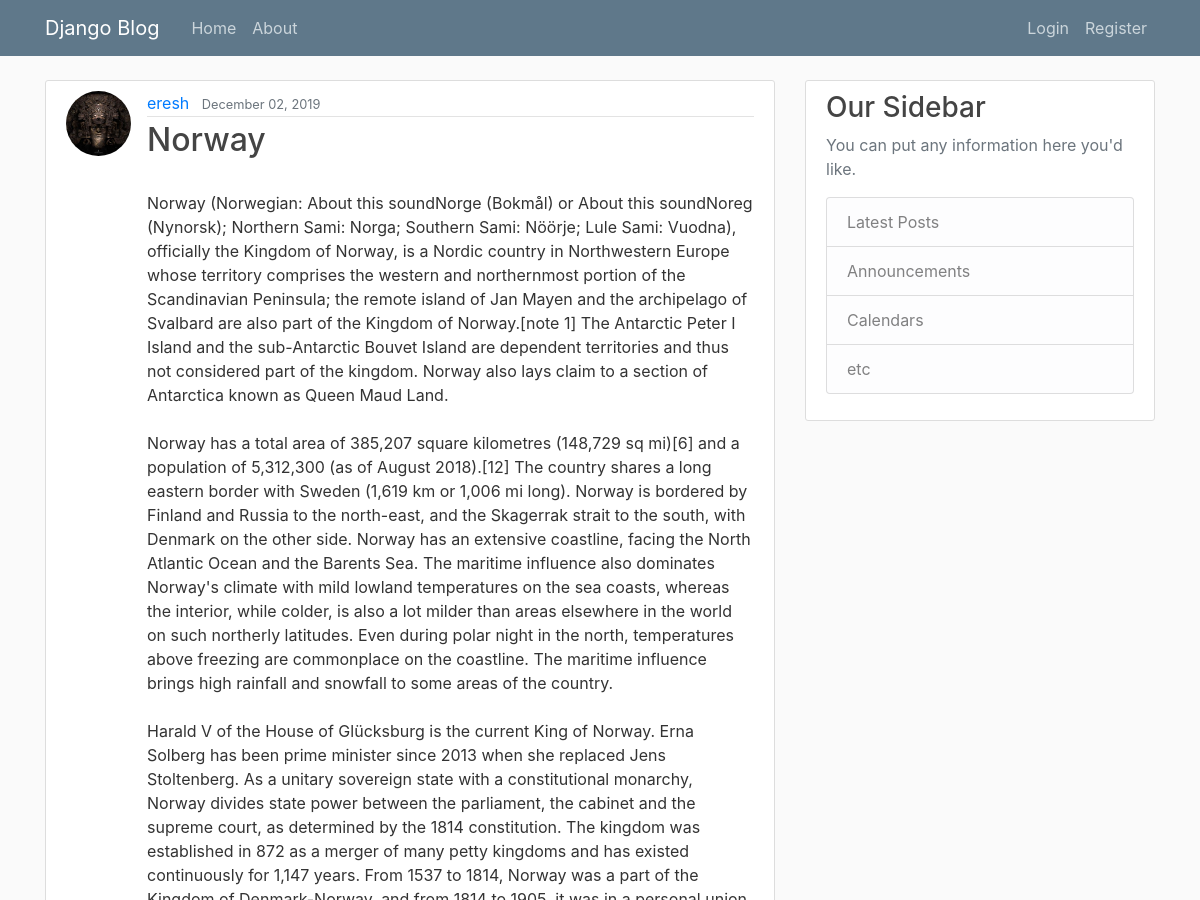
The app's page /post/8/ (upper part), older data.
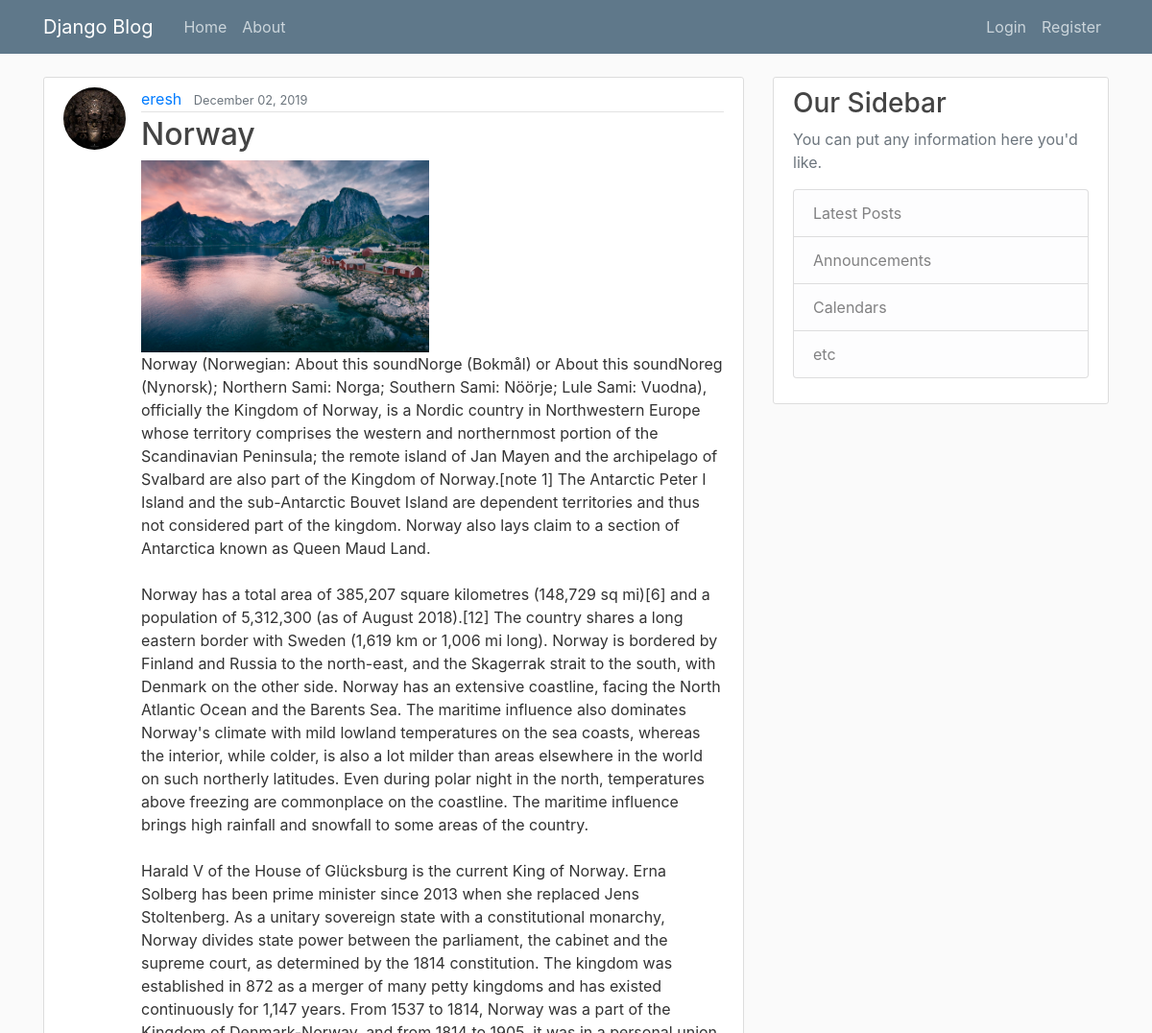
The same page, newer data.
### blog/models.py (models this page shows, shortened)
class Post(models.Model):
    title = models.CharField(max_length=100)
    image = models.ImageField(upload_to='images/%Y/%m/%d/', null=True, blank=True)
    file = models.FileField(upload_to='files/%Y/%m/%d/', null=True, blank=True)
    content = models.TextField()
    date_posted = models.DateTimeField(default=timezone.now)
    author = models.ForeignKey(User, on_delete=models.CASCADE)

### users/models.py (models this page shows, shortened)
class Profile(models.Model):
    user = models.OneToOneField(User, on_delete=models.CASCADE)
    image = models.ImageField(default='default.jpg', upload_to='profile_pics')

### blog/views.py (the view)
# urls.py: path('post/<int:pk>/', PostDetailView.as_view(), name='post-detail'),
class PostDetailView(DetailView):
    model = Post

### blog/templates/blog/post_detail.html (shortened to what this page needs)
{% extends "blog/base.html" %}
{% block content %}
    <article class="media content-section">
        <img class="rounded-circle article-img" src="{{ object.author.profile.image.url }}">
        <div class="media-body">
            <div class="article-metadata">
                <a class="mr-2" href="{% url 'user-posts' object.author.username %}">{{ object.author }}</a>
                <small class="text-muted">{{ object.date_posted|date:"F d, Y" }}</small>
            </div>
            <h2 class="article-title">{{ object.title }}</h2>
            {% if object.image %}
                <a href="{{ post.image.url }}"><img src="{{ object.image.url }}" height="200"></a>
            {% endif %}
            <p class="article-content">{{ object.content }}</p>
        </div>
    </article>
{% endblock content %}

### blog/templates/blog/base.html (shortened to what this page needs)
{% load static %}
<!DOCTYPE html>
<html lang="en">
<head>
    <link rel="stylesheet" href="https://maxcdn.bootstrapcdn.com/bootstrap/4.0.0/css/bootstrap.min.css"
>
    <link rel="stylesheet" type="text/css" href="{% static 'blog/main.css' %}">
</head>
<body>
<header class="site-header">
    <nav class="navbar navbar-expand-md navbar-dark bg-steel fixed-top">
        <div class="container">
            <a class="navbar-brand mr-4" href="{% url 'blog-home' %}">Django Blog</a>
            <div class="collapse navbar-collapse" id="navbarToggle">
                <div class="navbar-nav mr-auto">
                    <a class="nav-item nav-link" href="{% url 'blog-home' %}">Home</a>
                    <a class="nav-item nav-link" href="{% url 'blog-about' %}">About</a>
                </div>
                <div class="navbar-nav">
                    {% if user.is_authenticated %}
                        <a class="nav-item nav-link" href="{% url 'post-create' %}">New Post</a>
                        <a class="nav-item nav-link" href="{% url 'profile' %}">Profile</a>
                        <a class="nav-item nav-link" href="{% url 'logout' %}">Logout</a>
                    {% else %}
                        <a class="nav-item nav-link" href="{% url 'login' %}">Login</a>
                        <a class="nav-item nav-link" href="{% url 'register' %}">Register</a>
                    {% endif %}
                </div>
            </div>
    </nav>
</header>
<main role="main" class="container">
    <div class="row">
        <div class="col-md-8">
            {% block content %}{% endblock %}
        </div>
        <div class="col-md-4">
            <div class="content-section">
                <h3>Our Sidebar</h3>
                <p class='text-muted'>You can put any information here you'd like.
                <ul class="list-group">
                    <li class="list-group-item list-group-item-light">Latest Posts</li>
                    <li class="list-group-item list-group-item-light">Announcements</li>
                    <li class="list-group-item list-group-item-light">Calendars</li>
                    <li class="list-group-item list-group-item-light">etc</li>
                </ul>
                </p>
            </div>
        </div>
</main>
</body>
</html>

### blog/static/blog/main.css (style rules this page uses)
body { background: #fafafa; color: #333333; margin-top: 5rem; }
h1, h2, h3, h4, h5, h6 { color: #444444; }
ul { margin: 0; }
.bg-steel { background-color: #5f788a; }
.site-header .navbar-nav .nav-link { color: #cbd5db; }
.content-section { background: #ffffff; padding: 10px 20px; border: 1px solid #dddddd; border-radius: 3px; margin-bottom: 20px; }
.article-title { color: #444444; }
.article-content { white-space: pre-line; }
.article-img { height: 65px; width: 65px; margin-right: 16px; }
.article-metadata { padding-bottom: 1px; margin-bottom: 4px; border-bottom: 1px solid #e3e3e3 }

Row changes from the older to the newer data that the page shows:
changed Post "Norway": image: picture added
